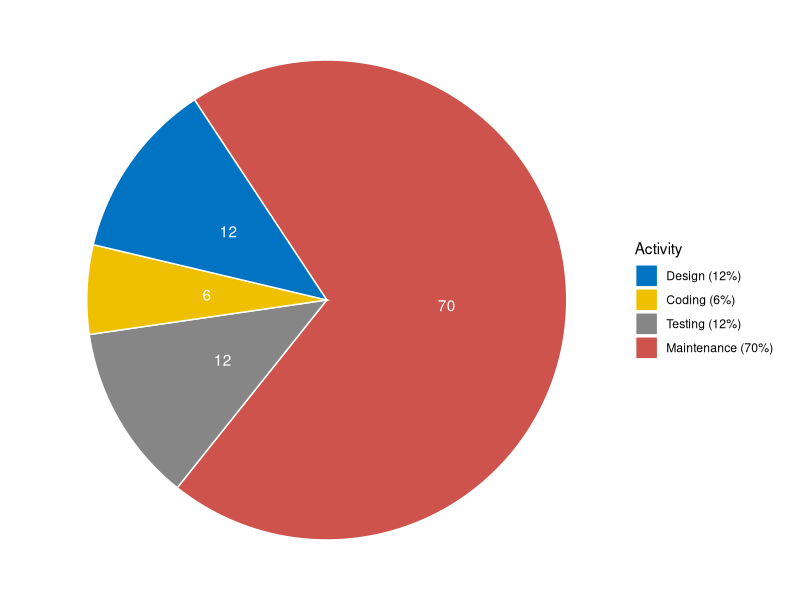
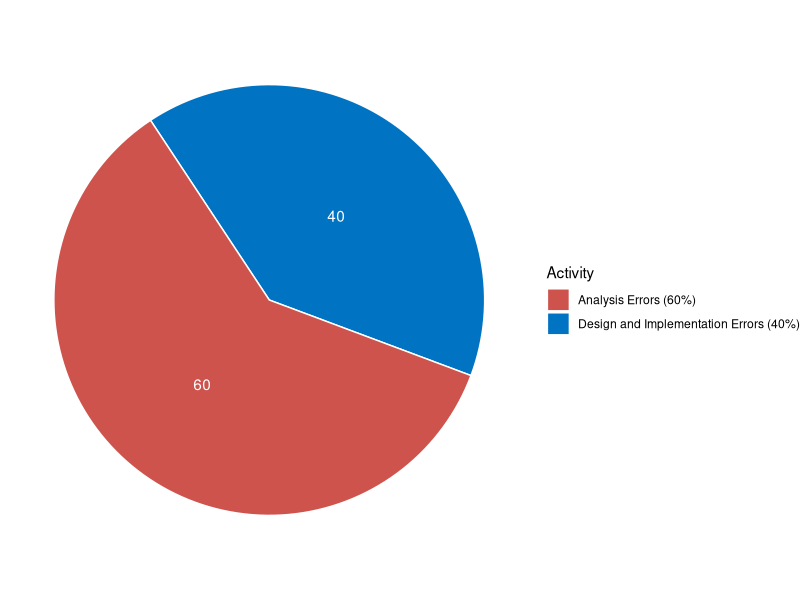

R code for these plots, in order:
## ---- chunk 1
library("ggplot2") 
library("dplyr")
classes <- c("Design (12%)", "Coding (6%)", "Testing (12%)", "Maintenance (70%)")
effortData <- data.frame(
  id = 1:4,
  class = classes,
  prop = c(12, 6, 12, 70)
)

effortData$class <- factor(effortData$class, levels = classes)

effortData <- effortData %>%
  arrange(desc(class)) %>%
  mutate(lab.ypos = cumsum(prop) - 0.5*prop) %>%
  arrange(desc(id))

mycols <- c("#0073C2FF", "#EFC000FF", "#868686FF", "#CD534CFF")

ggplot(effortData, aes(x = "", y = prop, fill = class)) +
  geom_bar(width = 1, stat = "identity", color = "white") +
  coord_polar("y", start = -32) +
  geom_text(aes(y = lab.ypos, label = prop), color = "white")+
  scale_fill_manual(values = mycols) + 
  labs(fill = "Activity") +
  theme_void()
## ---- chunk 2
library("ggplot2") 
library("dplyr")
classes <- c("Analysis Errors (60%)", "Design and Implementation Errors (40%)")
effortData <- data.frame(
  id = 1:2,
  class = classes,
  prop = c(60, 40)
)

effortData$class <- factor(effortData$class, levels = classes)

effortData <- effortData %>%
  arrange(desc(class)) %>%
  mutate(lab.ypos = cumsum(prop) - 0.5*prop) %>%
  arrange(desc(id))

mycols <- c("#CD534CFF", "#0073C2FF")

ggplot(effortData, aes(x = "", y = prop, fill = class)) +
  geom_bar(width = 1, stat = "identity", color = "white") +
  coord_polar("y", start = -32) +
  geom_text(aes(y = lab.ypos, label = prop), color = "white")+
  scale_fill_manual(values = mycols) + 
  labs(fill = "Activity") +
  theme_void()
## ---- chunk 3
dat <- data.frame(
    group = c(rep(1, 50), rep(2, 50)),
    values = c(
        rnorm(n = 50, mean = 8, sd = 12),
        rnorm(n = 50, mean = 14, sd = 11)
    )
)
## ---- chunk 4
sim.data <- function(n1, n2, m1, m2, s1, s2) {
    data.frame(
        group = c(rep(1, n1), rep(2, n2)),
        values = c(
            rnorm(n = n1, mean = m1, sd = s1),
            rnorm(n = n2, mean = m2, sd = s2)
        )
    )
}
## ---- chunk 5
getSimulatedTwoArmMeans <- function(n1, n2, mean1, mean2, sd1, sd2) {
    data.frame(
        group = c(rep(1, n1), rep(2, n2)),
        values = c(
            rnorm(n = n1, mean = mean1, sd = sd1),
            rnorm(n = n2, mean = mean2, sd = sd2)
        )
    )
}
## ---- chunk 6
getSimulatedTwoArmMeans <- function(n1, n2, mean1, mean2, sd1, sd2) {
    result <- list(n1 = n1, n2 = n2, 
         mean1 = mean1, mean2 = mean2, sd1 = sd1, sd2 = sd2)
    result$data <- data.frame(
        group = c(rep(1, n1), rep(2, n2)),
        values = c(
            rnorm(n = n1, mean = mean1, sd = sd1),
            rnorm(n = n2, mean = mean2, sd = sd2)
        )
    )
    # set the class attribute
    result <- structure(result, class = "SimulationResult")
    return(result)
}
## ---- chunk 7
#| code-line-numbers: false
x <- getSimulatedTwoArmMeans(n1 = 50, n2 = 50, mean1 = 5, mean2 = 7, sd1 = 3, sd2 = 4)
x
## ---- chunk 8
#| style: font-size:0.8em!important;
print.SimulationResult <- function(x, ...) {
    args <- list(n1 = x$n1, n2 = x$n2, 
        mean1 = x$mean1, mean2 = x$mean2, sd1 = x$sd1, sd2 = x$sd2)
    
    print(list(
        args = format(args), 
        data = dplyr::tibble(x$data)
    ), ...)
}
x
## ---- chunk 9
#| code-line-numbers: false
alternative = c("two.sided", "less", "greater")
